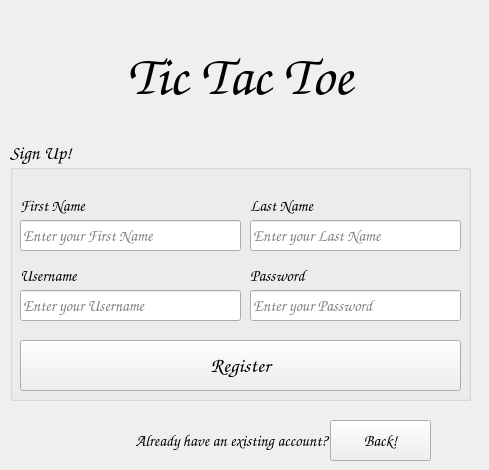
   <widget class="QWidget" name="page_2_signup">
    <widget class="QGroupBox" name="signupGroupBox">
     <property name="enabled">
      <bool>true</bool>
     </property>
     <property name="geometry">
      <rect>
       <x>10</x>
       <y>140</y>
       <width>461</width>
       <height>261</height>
      </rect>
     </property>
     <property name="font">
      <font>
       <family>Comic Sans MS</family>
       <pointsize>14</pointsize>
       <italic>false</italic>
       <bold>true</bold>
       <underline>false</underline>
       <strikeout>false</strikeout>
       <kerning>false</kerning>
      </font>
     </property>
     <property name="title">
      <string notr="true">Sign Up!</string>
     </property>
     <property name="checkable">
      <bool>false</bool>
     </property>
     <widget class="QLabel" name="firstnameLabel">
      <property name="enabled">
       <bool>true</bool>
      </property>
      <property name="geometry">
       <rect>
        <x>10</x>
        <y>50</y>
        <width>121</width>
        <height>30</height>
       </rect>
      </property>
      <property name="font">
       <font>
        <family>Comic Sans MS</family>
        <pointsize>12</pointsize>
        <italic>false</italic>
        <underline>false</underline>
        <strikeout>false</strikeout>
        <kerning>false</kerning>
        <fontweight>DemiBold</fontweight>
       </font>
      </property>
      <property name="text">
       <string>First Name</string>
      </property>
      <property name="alignment">
       <set>Qt::AlignLeading|Qt::AlignLeft|Qt::AlignVCenter</set>
      </property>
      <property name="wordWrap">
       <bool>false</bool>
      </property>
     </widget>
     <widget class="QLabel" name="lastnameLabel">
      <property name="enabled">
       <bool>true</bool>
      </property>
      <property name="geometry">
       <rect>
        <x>240</x>
        <y>50</y>
        <width>111</width>
        <height>30</height>
       </rect>
      </property>
      <property name="font">
       <font>
        <family>Comic Sans MS</family>
        <pointsize>12</pointsize>
        <italic>false</italic>
        <underline>false</underline>
        <strikeout>false</strikeout>
        <kerning>false</kerning>
        <fontweight>DemiBold</fontweight>
       </font>
      </property>
      <property name="text">
       <string>Last Name</string>
      </property>
      <property name="alignment">
       <set>Qt::AlignLeading|Qt::AlignLeft|Qt::AlignVCenter</set>
      </property>
      <property name="wordWrap">
       <bool>false</bool>
      </property>
     </widget>
     <widget class="QLineEdit" name="firstNameTextBox">
      <property name="enabled">
       <bool>true</bool>
      </property>
      <property name="geometry">
       <rect>
        <x>10</x>
        <y>80</y>
        <width>221</width>
        <height>31</height>
       </rect>
      </property>
      <property name="font">
       <font>
        <family>Comic Sans MS</family>
        <pointsize>12</pointsize>
        <italic>false</italic>
        <bold>false</bold>
        <underline>false</underline>
        <strikeout>false</strikeout>
        <kerning>false</kerning>
       </font>
      </property>
      <property name="focusPolicy">
       <enum>Qt::StrongFocus</enum>
      </property>
      <property name="text">
       <string/>
      </property>
      <property name="maxLength">
       <number>32</number>
      </property>
      <property name="frame">
       <bool>true</bool>
      </property>
      <property name="echoMode">
       <enum>QLineEdit::Normal</enum>
      </property>
      <property name="alignment">
       <set>Qt::AlignLeading|Qt::AlignLeft|Qt::AlignVCenter</set>
      </property>
      <property name="placeholderText">
       <string>Enter your First Name</string>
      </property>
     </widget>
     <widget class="QLineEdit" name="lastNameTextBox">
      <property name="enabled">
       <bool>true</bool>
      </property>
      <property name="geometry">
       <rect>
        <x>240</x>
        <y>80</y>
        <width>211</width>
        <height>31</height>
       </rect>
      </property>
      <property name="font">
       <font>
        <family>Comic Sans MS</family>
        <pointsize>12</pointsize>
        <italic>false</italic>
        <bold>false</bold>
        <underline>false</underline>
        <strikeout>false</strikeout>
        <kerning>false</kerning>
       </font>
      </property>
      <property name="focusPolicy">
       <enum>Qt::StrongFocus</enum>
      </property>
      <property name="text">
       <string/>
      </property>
      <property name="maxLength">
       <number>32</number>
      </property>
      <property name="echoMode">
       <enum>QLineEdit::Password</enum>
      </property>
      <property name="alignment">
       <set>Qt::AlignLeading|Qt::AlignLeft|Qt::AlignVCenter</set>
      </property>
      <property name="placeholderText">
       <string>Enter your Last Name</string>
      </property>
      <property name="clearButtonEnabled">
       <bool>false</bool>
      </property>
     </widget>
     <widget class="QLabel" name="usernameLabel">
      <property name="enabled">
       <bool>true</bool>
      </property>
      <property name="geometry">
       <rect>
        <x>10</x>
        <y>120</y>
        <width>121</width>
        <height>30</height>
       </rect>
      </property>
      <property name="font">
       <font>
        <family>Comic Sans MS</family>
        <pointsize>12</pointsize>
        <italic>false</italic>
        <underline>false</underline>
        <strikeout>false</strikeout>
        <kerning>false</kerning>
        <fontweight>DemiBold</fontweight>
       </font>
      </property>
      <property name="text">
       <string>Username</string>
      </property>
      <property name="alignment">
       <set>Qt::AlignLeading|Qt::AlignLeft|Qt::AlignVCenter</set>
      </property>
      <property name="wordWrap">
       <bool>false</bool>
      </property>
     </widget>
     <widget class="QLineEdit" name="signupUsernameLineEdit">
      <property name="enabled">
       <bool>true</bool>
      </property>
      <property name="geometry">
       <rect>
        <x>10</x>
        <y>150</y>
        <width>221</width>
        <height>31</height>
       </rect>
      </property>
      <property name="font">
       <font>
        <family>Comic Sans MS</family>
        <pointsize>12</pointsize>
        <italic>false</italic>
        <bold>false</bold>
        <underline>false</underline>
        <strikeout>false</strikeout>
        <kerning>false</kerning>
       </font>
      </property>
      <property name="focusPolicy">
       <enum>Qt::StrongFocus</enum>
      </property>
      <property name="text">
       <string/>
      </property>
      <property name="maxLength">
       <number>32</number>
      </property>
      <property name="frame">
       <bool>true</bool>
      </property>
      <property name="echoMode">
       <enum>QLineEdit::Normal</enum>
      </property>
      <property name="alignment">
       <set>Qt::AlignLeading|Qt::AlignLeft|Qt::AlignVCenter</set>
      </property>
      <property name="placeholderText">
       <string>Enter your Username</string>
      </property>
     </widget>
     <widget class="QLineEdit" name="signupPasswordLineEdit">
      <property name="enabled">
       <bool>true</bool>
      </property>
      <property name="geometry">
       <rect>
        <x>240</x>
        <y>150</y>
        <width>211</width>
        <height>31</height>
       </rect>
      </property>
      <property name="font">
       <font>
        <family>Comic Sans MS</family>
        <pointsize>12</pointsize>
        <italic>false</italic>
        <bold>false</bold>
        <underline>false</underline>
        <strikeout>false</strikeout>
        <kerning>false</kerning>
       </font>
      </property>
      <property name="focusPolicy">
       <enum>Qt::StrongFocus</enum>
      </property>
      <property name="text">
       <string/>
      </property>
      <property name="maxLength">
       <number>32</number>
      </property>
      <property name="echoMode">
       <enum>QLineEdit::Normal</enum>
      </property>
      <property name="alignment">
       <set>Qt::AlignLeading|Qt::AlignLeft|Qt::AlignVCenter</set>
      </property>
      <property name="placeholderText">
       <string>Enter your Password</string>
      </property>
      <property name="clearButtonEnabled">
       <bool>false</bool>
      </property>
     </widget>
     <widget class="QLabel" name="passwordLabel">
      <property name="enabled">
       <bool>true</bool>
      </property>
      <property name="geometry">
       <rect>
        <x>240</x>
        <y>120</y>
        <width>111</width>
        <height>30</height>
       </rect>
      </property>
      <property name="font">
       <font>
        <family>Comic Sans MS</family>
        <pointsize>12</pointsize>
        <italic>false</italic>
        <underline>false</underline>
        <strikeout>false</strikeout>
        <kerning>false</kerning>
        <fontweight>DemiBold</fontweight>
       </font>
      </property>
      <property name="text">
       <string>Password</string>
      </property>
      <property name="alignment">
       <set>Qt::AlignLeading|Qt::AlignLeft|Qt::AlignVCenter</set>
      </property>
      <property name="wordWrap">
       <bool>false</bool>
      </property>
     </widget>
     <widget class="QPushButton" name="registerButton">
      <property name="enabled">
       <bool>true</bool>
      </property>
      <property name="geometry">
       <rect>
        <x>10</x>
        <y>200</y>
        <width>441</width>
        <height>51</height>
       </rect>
      </property>
      <property name="sizePolicy">
       <sizepolicy hsizetype="Ignored" vsizetype="Ignored">
        <horstretch>0</horstretch>
        <verstretch>0</verstretch>
       </sizepolicy>
      </property>
      <property name="font">
       <font>
        <family>Comic Sans MS</family>
        <pointsize>16</pointsize>
        <italic>false</italic>
        <bold>true</bold>
        <underline>false</underline>
        <strikeout>false</strikeout>
        <kerning>false</kerning>
       </font>
      </property>
      <property name="cursor">
       <cursorShape>PointingHandCursor</cursorShape>
      </property>
      <property name="mouseTracking">
       <bool>true</bool>
      </property>
      <property name="focusPolicy">
       <enum>Qt::StrongFocus</enum>
      </property>
      <property name="text">
       <string>Register</string>
      </property>
      <property name="autoDefault">
       <bool>true</bool>
      </property>
      <property name="default">
       <bool>false</bool>
      </property>
     </widget>
    </widget>
    <widget class="QLabel" name="gameNameLabelPage">
     <property name="geometry">
      <rect>
       <x>0</x>
       <y>0</y>
       <width>480</width>
       <height>150</height>
      </rect>
     </property>
     <property name="font">
      <font>
       <family>Comic Sans MS</family>
       <pointsize>42</pointsize>
       <italic>true</italic>
       <bold>true</bold>
       <underline>false</underline>
       <strikeout>false</strikeout>
       <kerning>false</kerning>
      </font>
     </property>
     <property name="text">
      <string>Tic Tac Toe</string>
     </property>
     <property name="scaledContents">
      <bool>false</bool>
     </property>
     <property name="alignment">
      <set>Qt::AlignCenter</set>
     </property>
    </widget>
    <widget class="QLabel" name="existingAccountLabel">
     <property name="enabled">
      <bool>true</bool>
     </property>
     <property name="geometry">
      <rect>
       <x>10</x>
       <y>420</y>
       <width>321</width>
       <height>41</height>
      </rect>
     </property>
     <property name="font">
      <font>
       <family>Comic Sans MS</family>
       <pointsize>12</pointsize>
       <italic>true</italic>
       <bold>false</bold>
       <underline>false</underline>
       <strikeout>false</strikeout>
       <kerning>false</kerning>
      </font>
     </property>
     <property name="text">
      <string>Already have an existing account? </string>
     </property>
     <property name="alignment">
      <set>Qt::AlignRight|Qt::AlignTrailing|Qt::AlignVCenter</set>
     </property>
    </widget>
    <widget class="QPushButton" name="backButtonSignupPage">
     <property name="enabled">
      <bool>true</bool>
     </property>
     <property name="geometry">
      <rect>
       <x>330</x>
       <y>420</y>
       <width>101</width>
       <height>41</height>
      </rect>
     </property>
     <property name="font">
      <font>
       <family>Comic Sans MS</family>
       <pointsize>12</pointsize>
       <italic>true</italic>
       <bold>false</bold>
       <underline>false</underline>
       <strikeout>false</strikeout>
       <kerning>false</kerning>
      </font>
     </property>
     <property name="cursor">
      <cursorShape>PointingHandCursor</cursorShape>
     </property>
     <property name="focusPolicy">
      <enum>Qt::StrongFocus</enum>
     </property>
     <property name="text">
      <string>Back!</string>
     </property>
     <property name="autoDefault">
      <bool>true</bool>
     </property>
     <property name="default">
      <bool>false</bool>
     </property>
     <property name="flat">
      <bool>false</bool>
     </property>
    </widget>
   </widget>
